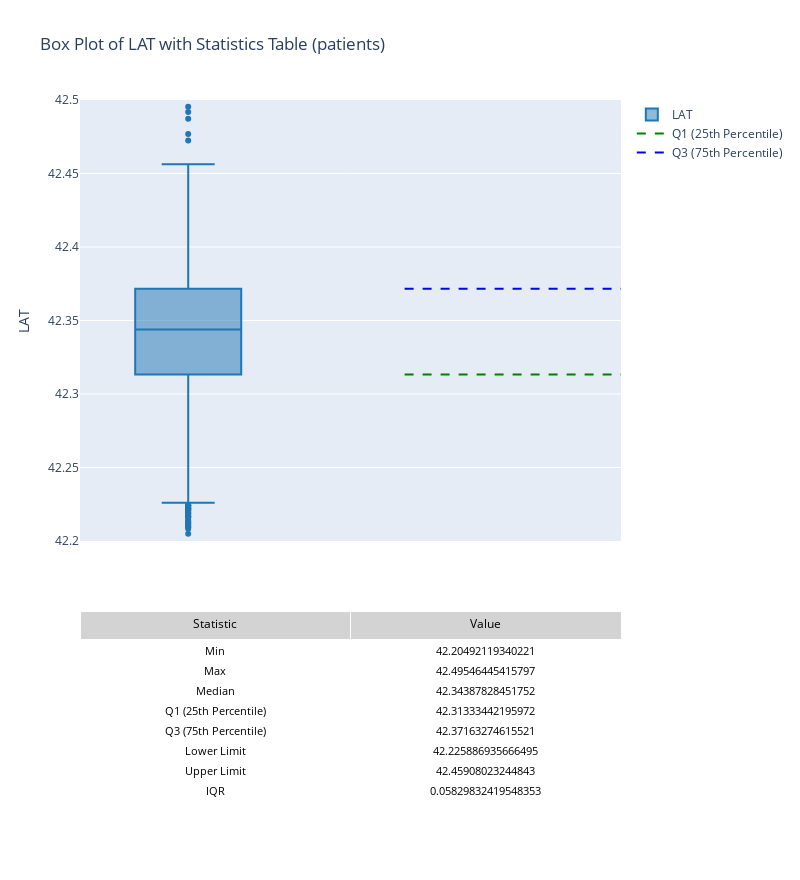

The notebook cell saved with this chart:
### Markdown cell above
### Box Plot of LAT with Statistics (patients)

### Code cell
# Calculate IQR values for LAT
Q1 = patients['LAT'].quantile(0.25)
Q3 = patients['LAT'].quantile(0.75)
IQR = Q3 - Q1
lower_limit = Q1 - 1.5 * IQR
upper_limit = Q3 + 1.5 * IQR
min_value = patients['LAT'].min()
max_value = patients['LAT'].max()
median_value = patients['LAT'].median()

# Create a subplot with 2 rows: one for the box plot, one for the table
fig_BLAT = make_subplots(
    rows=2, cols=1,
    row_heights=[0.7, 0.3],  # Allocate space for the graph and table
    vertical_spacing=0.1,
    specs=[[{"type": "xy"}], [{"type": "table"}]]  # First row: xy plot, second row: table
)

# Add the box plot layer for LAT
fig_BLAT.add_trace(
    go.Box(
        y=patients['LAT'],
        name='LAT',
        boxpoints='outliers',  # Show outliers as individual points
        marker=dict(color='#1f77b4', outliercolor='#ff7f0e', size=6),  # Outliers in a different color
        line=dict(color='#1f77b4')
    ),
    row=1, col=1
)

# Add Q1 and Q3 lines for LAT
fig_BLAT.add_trace(
    go.Scatter(
        x=[-0.5, 0.5],  # Extend the line horizontally
        y=[Q1, Q1],
        mode='lines',
        line=dict(color='green', dash='dash'),
        name='Q1 (25th Percentile)'
    ),
    row=1, col=1
)
fig_BLAT.add_trace(
    go.Scatter(
        x=[-0.5, 0.5],
        y=[Q3, Q3],
        mode='lines',
        line=dict(color='blue', dash='dash'),
        name='Q3 (75th Percentile)'
    ),
    row=1, col=1
)

# Add the table with statistics
fig_BLAT.add_trace(
    go.Table(
        header=dict(
            values=["Statistic", "Value"],
            fill_color="lightgrey",
            align="center",
            font=dict(size=12, color="black")
        ),
        cells=dict(
            values=[
                ["Min", "Max", "Median", "Q1 (25th Percentile)", "Q3 (75th Percentile)", "Lower Limit", "Upper Limit", "IQR"],
                [min_value, max_value, median_value, Q1, Q3, lower_limit, upper_limit, IQR]
            ],
            fill_color="white",
            align="center",
            font=dict(size=11, color="black")
        )
    ),
    row=2, col=1
)

# Update layout for better visibility with y-axis range focused between 40 and 50
fig_BLAT.update_layout(
    title='Box Plot of LAT with Statistics Table (patients)',
    xaxis_title='',
    yaxis_title='LAT',
    yaxis=dict(range=[42.2, 42.5]),  # Set the y-axis range between 40 and 50
    height=880,  # Adjust height to accommodate both graph and table
    width=800,
    showlegend=True,  # Show legend for Q1 and Q3 lines
    xaxis=dict(showticklabels=False)
)

# Show the plot
fig_BLAT.show()

### Figure 1 — Plotly figure (JSON) as saved in the notebook; plotly's stock layout.template omitted (floating-point values rounded to 4 significant figures; data arrays with more than 128 entries replaced by an {"elided": "..."} marker saying what was removed)
{"data": [{"boxpoints": "outliers", "line": {"color": "#1f77b4"}, "marker": {"color": "#1f77b4", "outliercolor": "#ff7f0e", "size": 6}, "name": "LAT", "type": "box", "xaxis": "x", "y": {"elided": "973 float values"}, "yaxis": "y"}, {"line": {"color": "green", "dash": "dash"}, "mode": "lines", "name": "Q1 (25th Percentile)", "type": "scatter", "x": [-0.5, 0.5], "xaxis": "x", "y": [42.31, 42.31], "yaxis": "y"}, {"line": {"color": "blue", "dash": "dash"}, "mode": "lines", "name": "Q3 (75th Percentile)", "type": "scatter", "x": [-0.5, 0.5], "xaxis": "x", "y": [42.37, 42.37], "yaxis": "y"}, {"cells": {"align": "center", "fill": {"color": "white"}, "font": {"color": "black", "size": 11}, "values": [["Min", "Max", "Median", "Q1 (25th Percentile)", "Q3 (75th Percentile)", "Lower Limit", "Upper Limit", "IQR"], [42.2, 42.5, 42.34, 42.31, 42.37, 42.23, 42.46, 0.0583]]}, "domain": {"x": [0, 1], "y": [0, 0.27]}, "header": {"align": "center", "fill": {"color": "lightgrey"}, "font": {"color": "black", "size": 12}, "values": ["Statistic", "Value"]}, "type": "table"}], "layout": {"height": 880, "showlegend": true, "title": {"text": "Box Plot of LAT with Statistics Table (patients)"}, "width": 800, "xaxis": {"anchor": "y", "domain": [0, 1], "showticklabels": false, "title": {"text": ""}}, "yaxis": {"anchor": "x", "domain": [0.37, 1], "range": [42.2, 42.5], "title": {"text": "LAT"}}}}
